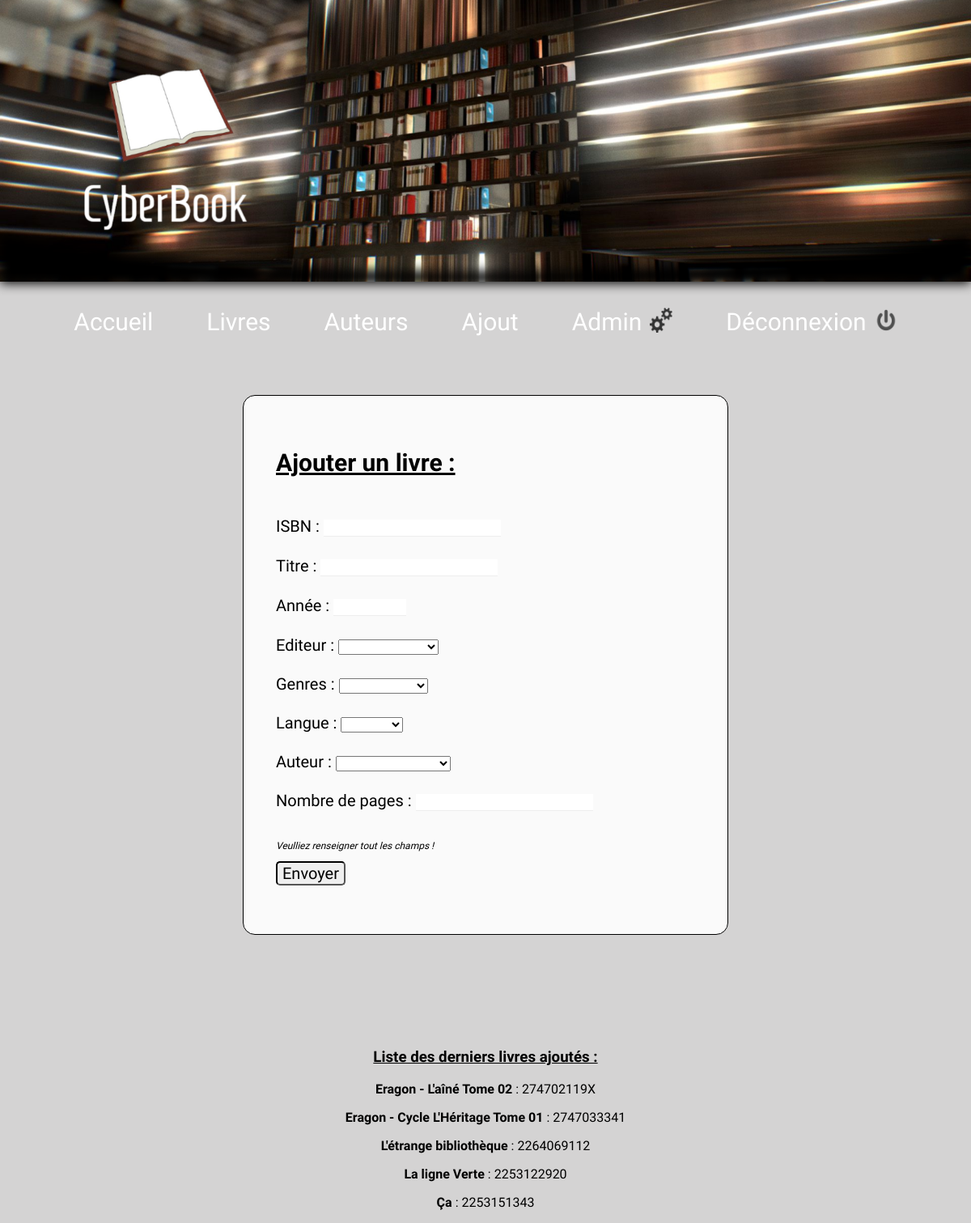
Page /AjoutL.php (signed in) on the earlier database version.
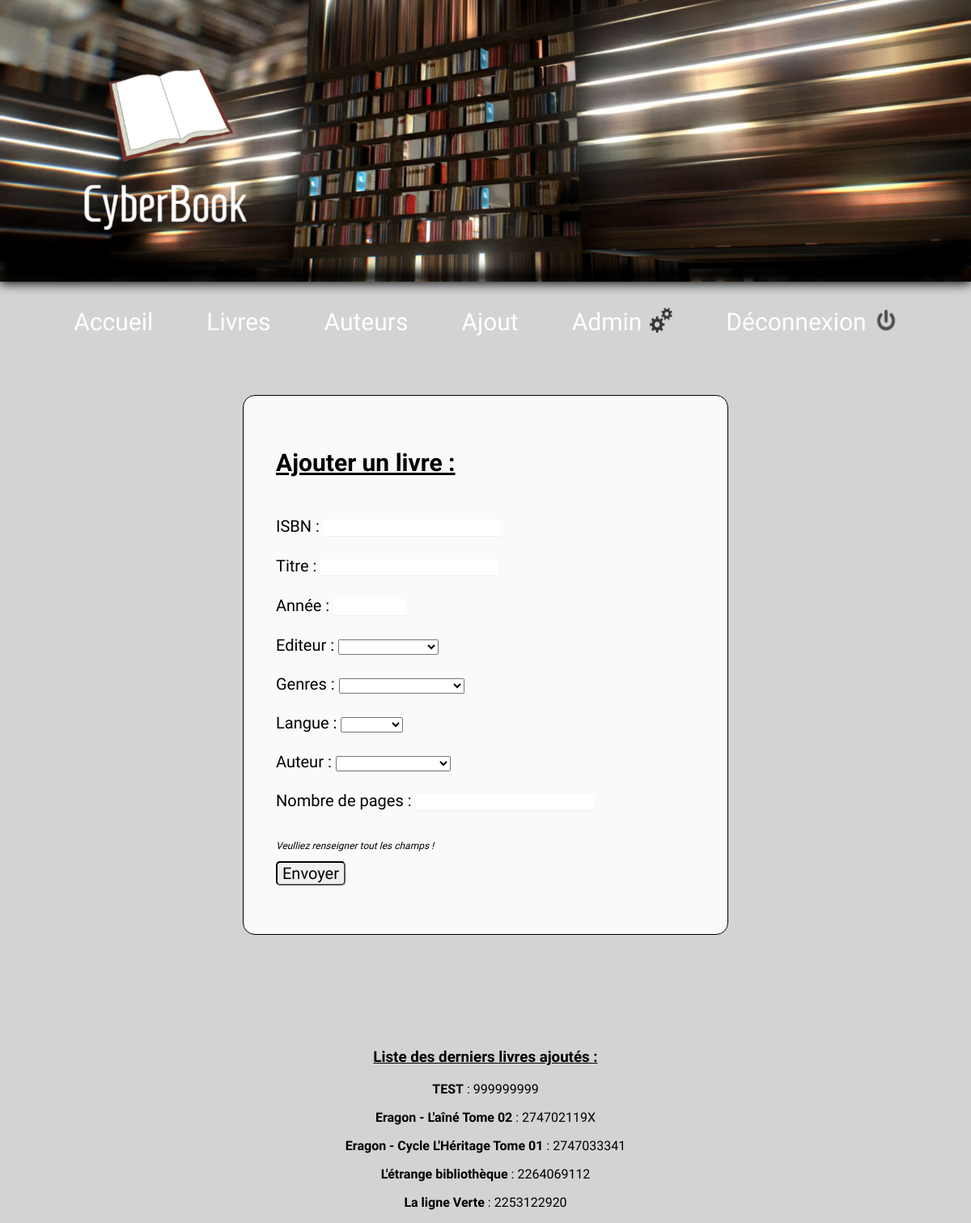
Same page on the later database version.
### tables this page shows
CREATE TABLE IF NOT EXISTS `livre` (
  `id` int(11) NOT NULL AUTO_INCREMENT,
  `isbn` varchar(15) NOT NULL,
  `titre` varchar(500) NOT NULL,
  `editeur` int(11) NOT NULL,
  `annee` int(11) DEFAULT NULL,
  `genre` int(11) DEFAULT NULL,
  `langue` int(11) DEFAULT NULL,
  `nbpages` int(11) DEFAULT NULL,
  `reservation` int(11) NOT NULL DEFAULT '0',
  PRIMARY KEY (`isbn`),
  UNIQUE KEY `id` (`id`)
);

### src/AjoutL.php (the view, shortened to what this page needs)
<!DOCTYPE html>
<html>
    <head>
    	<link rel="stylesheet" type="text/css" href="css/style_ajout.css">
    </head>
    <body>
    	<?php include "header.php" ?>
        <?php include "bdd.php"?>
        <?php $editeur = $bdd->query('SELECT * FROM editeur');?>
        <?php $langue = $bdd->query('SELECT * FROM langue');?>
        <?php $genre = $bdd->query('SELECT * FROM genre');?>
        <?php $auteur = $bdd->query('SELECT * FROM personne');?>
    <form class="formulaire" action="Ajout_Post.php" onsubmit="return verifLivre()" method="POST">
        <p> <h2 style="text-decoration: underline;">Ajouter un livre : </h2><br>
        <label for="isbn">ISBN</label> : <input  class="input" type="text" name="isbn" id="isbn" /><br /><br /><span id=missISBN></span>
        <label for="titre">Titre</label> :  <input  class="input"type="text" name="titre" id="titre" /><br /><br />
        <label for="annee">Année</label> :  <input  class="input"type="number" min="1500" max="2020" step="1" name="annee" id="annee" /><br /><br />
        <label for="editeur">Editeur</label> :
         <select name="editeur" id="editeur">
         <option value="">
            <?php foreach($editeur as $edi):?>
            <option value="<?= $edi['id']?>"><?= $edi['editeur']?>
            <?php endforeach ?>
        </select><br><br>
        <label for="genre">Genres</label> :
         <select name="genre" id="genre">
         <option value="">
            <?php foreach($genre as $g):?>
            <option value="<?= $g['id']?>"><?= $g['libelle'] ?>
            <?php endforeach ?>
        </select><br><br>
        <label for="langue">Langue</label> :
         <select name="langue" id="langue">
         <option value="">
            <?php foreach($langue as $la):?>
            <option value="<?= $la['id']?>"><?= $la['langue'] ?>
            <?php endforeach ?>
        </select><br><br>
        <label for="langue">Auteur</label> :
         <select name="auteur" id="auteur">
         <option value="">
            <?php foreach($auteur as $a):?>
            <option value="<?= $a['id']?>"><?= $a['prenom']?> - <?=$a['nom']?>
            <?php endforeach ?>
        </select><br><br>
        <label for="nbpages">Nombre de pages</label> :  <input class="input" type="text" name="nbpages" id="nbpages" value="" /><br /><br />
        <p style="font-size: 12px;"><em>Veulliez renseigner tout les champs !</em></p>
        <input style="text-align: center;" class="button" type="submit" value="Envoyer" id="envoi" /><br />
	</p>
    </form>
<section style="text-align: center;">
<h3 style="text-decoration: underline;">Liste des derniers livres ajoutés :</h3>
<?php
$reponse = $bdd->query('SELECT isbn, titre FROM livre ORDER BY id DESC LIMIT 0, 5');
while ($donnees = $reponse->fetch())
{
	echo '<p><strong>' . htmlspecialchars($donnees['titre']) . '</strong> : ' . htmlspecialchars($donnees['isbn']) . '</p>';
}
?>
</section>
    </body>
</html>

Differences in the rows shown:
no longer on this page (row unchanged): livre: titre "Ça", isbn "2253151343"
added livre: titre "TEST", isbn "999999999"
